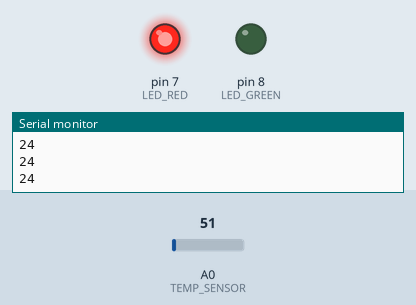
Recording of a sketch running on a simulated Arduino Uno, built with avr-gcc and run on an emulated ATmega328P. Parts: output pins drawn as LEDs (lit = HIGH), the last lines printed to the serial monitor. Inputs (shaded band) come from the test bench; at power-on: A0 (TEMP_SENSOR) = 51.

Above: at 1.3 s.
1.4 s: A0 (TEMP_SENSOR) set to 61
2.9 s: A0 (TEMP_SENSOR) set to 72
At 4.0 s:
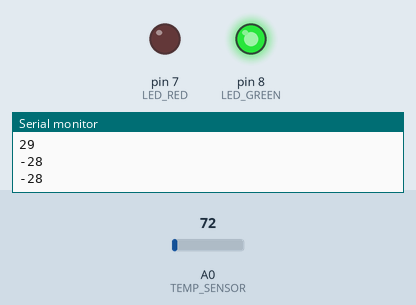
Timing chart, 0 to 5.9 s (numbered marks = the images above; inputs shaded):
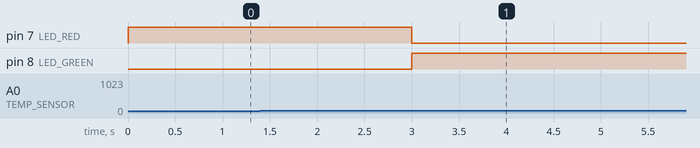

The sketch:

arduino.ino
```cpp
#define LED_RED 7 // Definimos el pin del LED rojo
#define LED_GREEN 8 // Definimos el pin del LED verde
#define TEMP_SENSOR 0 // Definimos el pin analogo del sensor

int maxTemp = 22; // Este sera nuestro limite de temperatura

void setup() {
  Serial.begin(9600); // Iniciamos el puerto serial
  pinMode(LED_RED, OUTPUT); // Definimos el pin del LED rojo como salida
  pinMode(LED_GREEN, OUTPUT); // Definimos el pin del LED verde como salida
}

void loop() {
  int voltage = analogRead(TEMP_SENSOR); // Leemos el valor actual del pin analogo, este valor
                                         // puede estar entre 0 y 1023 y corresponde a un nivel de voltaje
                                         // que nos entrega el sensor.

  int temp = (5 * voltage * 100) / 1024; // Realizamos la conversion a grados celsius, esta formula se puede
                                         // encontrar en la hoja de datos del componente.

  //
  // En el siguiente bloque vamos a verificar si la temperatura actual supera el maximo definido en maxTemp
  // si es superado debemos encender el LED rojo y apagar el LED verde, de lo contrario dejamos el LED verde
  // encendido.
  //
  // HIGH enciende el puerto digital, corresponde a un 1 o +5V.
  // LOW apaga el puerto digital, corresponde a un 0.
  //
  if (temp > maxTemp) {
    digitalWrite(LED_GREEN, LOW);
    digitalWrite(LED_RED, HIGH);
  } else {
    digitalWrite(LED_GREEN, HIGH);
    digitalWrite(LED_RED, LOW);
  }

  Serial.println(temp); // Imprimimos la temperatura actual en el puerto serial

  delay(500); // Esperamos 500ms antes de empezar la siguiente lectura.
}
```

Measured:
- the behaviour switches between 65 and 66 on A0 (TEMP_SENSOR) (found by bisection; images 0 and 1)
- after the input at 2.9 s, pin 7 (LED_RED): HIGH → LOW after 0.10 s; pin 8 (LED_GREEN): LOW → HIGH after 0.10 s
